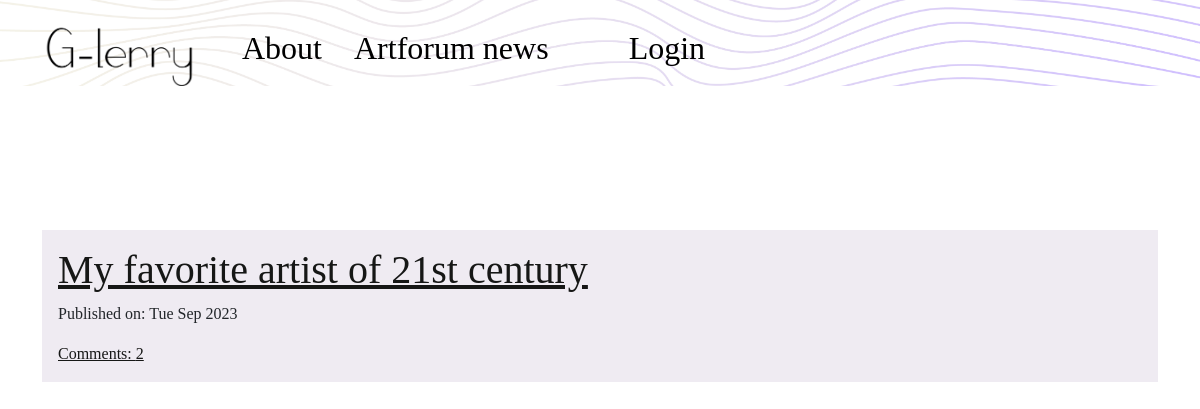
The app's page /, older data.
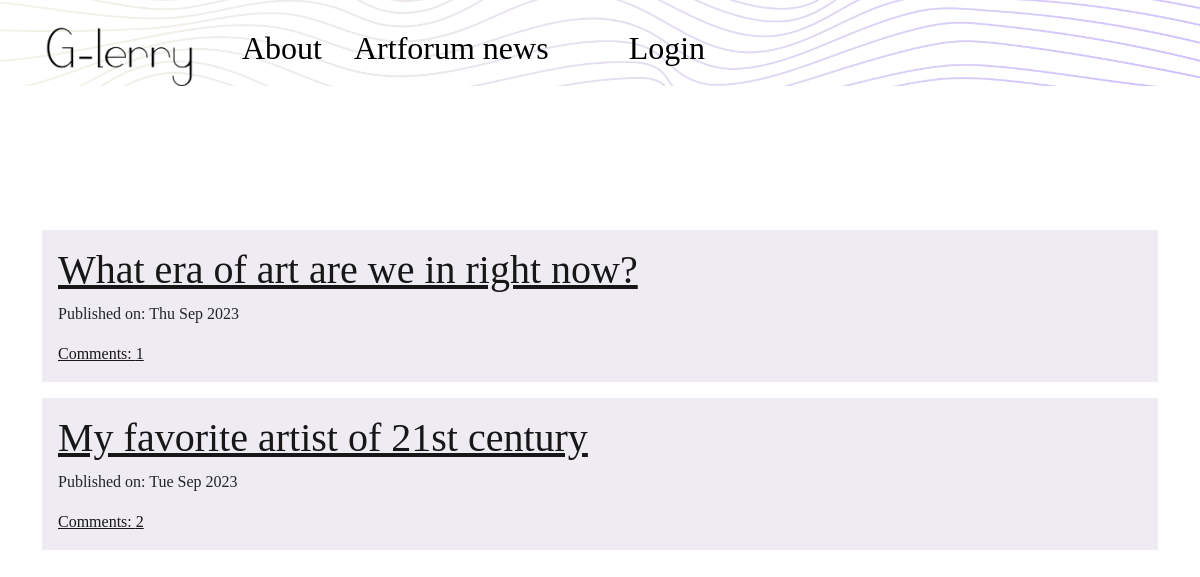
The same page, newer data.
### blog/models.py (models this page shows, shortened)
class Post(models.Model):
    author = models.ForeignKey('auth.User', on_delete=models.CASCADE)
    title = models.CharField(max_length=200)
    text = models.TextField()
    create_date = models.DateTimeField(default=timezone.now)
    published_date = models.DateTimeField(blank=True, null=True)
    def approve_comments(self):
        return self.comments.filter(approved_comment=True)
    """
        The primary key patches to self.pk, after i create post, and i hit publication,
        go to post detail of the primary key of post i just created

    """

### blog/views.py (the view)
# urls.py: path('', views.PostListView.as_view(), name='post_list'),
class PostListView(ListView):
    model = Post
    def get_queryset(self):
        return Post.objects.filter(published_date__lte=timezone.now()).order_by('-published_date')
    """

    with get query set - set SQL query in model.
    Grab post model.all objects and filter them based on condition.
    --lte=less than or equal to current tiem and order them based by curent date (the dash means DESC order

    """

### blog/templates/blog/post_list.html
{% extends "blog/base.html" %}
{% block content %}
<div class="centerstage">
    {% for post in post_list %}
    <div class="post">
        <h1><a class="post-list-content" href="{% url 'post_detail' pk=post.pk %}">{{ post.title }}</a></h1>
        <div>
            <p>Published on: {{ post.published_date|date:"D M Y" }}</p>
        </div>
    <a class="post-list-content" href="{% url 'post_detail' pk=post.pk %}">Comments: {{ post.approve_comments.count }}</a>
    </div>
    {% endfor %}
</div>
{% endblock %}

### blog/templates/blog/base.html (shortened to what this page needs)
<!doctype html>
{% load static %}
<html lang="en">
<head>
    <link href="https://cdn.jsdelivr.net/npm/bootstrap@5.3.2/dist/css/bootstrap.min.css" rel="stylesheet">
    <link rel="stylesheet" href="//cdn.jsdelivr.net/npm/medium-editor@latest/dist/css/medium-editor.min.css" type="text/css" media="screen" charset="utf-8">
    <link rel="stylesheet" href="{% static 'css/blog.css' %}">
</head>
<body>
    <nav class="navbar navbar-expand-lg  glerry-nav">
          <div class="container-fluid">
            <ul class="navbar-nav me-auto mb-2 mb-lg-0">
                <li><a class="navbar-brand big-brand" href="{% url 'post_list' %}">
                <img src="/static/images/glerry-logo.png" alt="Logo G-lerry" width="150" class="logo-glerry d-inline-block align-text-top">
                </a></li>
                    <li>
                        <a class="nav-link customlink" href="{% url 'about' %}">About</a>
                    </li>
                    <li>
                        <a class="nav-link customlink" href="https://www.artforum.com/news"> Artforum news</a>
                    </li>
                    {% if user.is_authenticated %}
                          <li class="nav-item dropdown customlink">
                            <a class="nav-link dropdown-toggle" data-bs-toggle="dropdown" href="#" role="button" aria-expanded="false">User</a>
                                <ul class="dropdown-menu">
                                    <a class="dropdown-item customlink-drop" href="{% url 'post_new' %}">New post </a>
                                    <a class="dropdown-item customlink-drop" href="{% url 'post_draft_list' %}">Drafts</a>
                                        {% if user.is_superuser %}
                                            <a class="dropdown-item customlink-drop" href="{% url 'admin:index' %}">Admin ✎</a>
                                             <a class="dropdown-item change-logout customlink-drop" href="{% url 'logout' %}">Logout</a>
                                            <hr class="dropdown-divider">
                                            <p class="dropdown-item welcome-user customlink-drop-user" >Welcome: {{ user.username }} 👑</p>
                                        {% else %}
                                            <a class="dropdown-item change-logout customlink-drop" href="{% url 'logout' %}">Logout</a>
                                             <hr class="dropdown-divider">
                                            <p class="dropdown-item welcome-user customlink-drop-user" >Welcome: {{ user.username }}</p>
                                        {% endif %}
                                </ul>
                          </li>
                    {% else %}
                        <a href="{% url 'login' %}" class="nav navbar-right nav-item customlink customlogin">Login</a>
                    {% endif %}
            </ul>
          </div>
    </nav>
    <div class="content container">
        <div class="row">
            {% block content %}
            {% endblock %}
        </div>
    </div>
</body>
</html>

### blog/static/css/blog.css (style rules this page uses)
* { font-family: 'Playfair Display', serif; }
.big-brand { font-size: 3rem ; }
.content { margin-top: 8rem; margin-bottom: 8rem; }
.glerry-nav { background-image: url('/static/images/glerry2.png'); background-repeat: no-repeat; background-size: cover; margin: 0; padding: 0; }
.logo-glerry { margin: 0.5rem 1rem 0 2rem; }
.customlink { margin: 1rem 0.5rem 0 0.5rem; font-size: 2rem; color: black; text-decoration: none; }
.customlogin { padding-top: 0.5rem; margin-left: 4rem; }
.post-list-content { color: #161716; }
.post { background-color: #efebf2; padding: 1rem; margin: 1rem 0; }

Row changes from the older to the newer data that the page shows:
added Post: title "What era of art are we in right now?", published_date "Thu Sep 2023", approve_comments.count "1"
